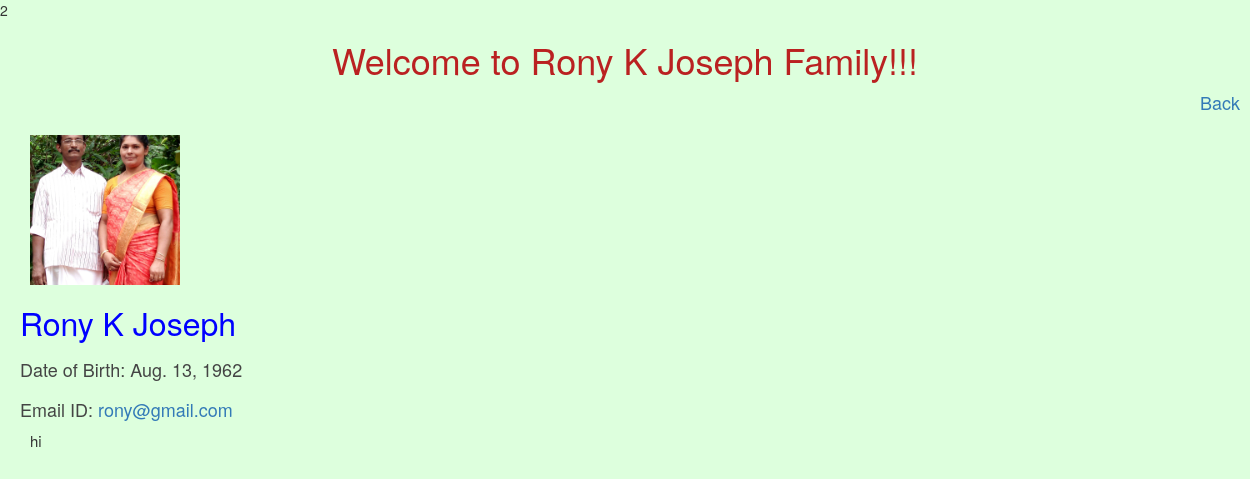
The page /Rony/ on the database its author committed.
### login/models.py (models this page shows)
class family(models.Model):
    FamilyHead = models.CharField(max_length=30)
    Name = models.CharField(max_length=30)
    DOB = models.DateField()
    Email = models.EmailField(max_length=254)
    Photo = models.ImageField(upload_to='MEDIA_ROOT/')
    Description = models.TextField()
    def __str__(self):
        return self.Name

### login/views.py (the view)
# urls.py: path('Rony/',views.Rony, name='Rony'),
def Rony(request):
    global users
    family1 = family.objects.filter(FamilyHead='Rony K Joseph', Name='Rony K Joseph')
    family2 = family.objects.filter(FamilyHead='Rony K Joseph', Name='Jessy Rony')
    family3 = family.objects.filter(FamilyHead='Rony K Joseph', Name='Anu Rony')
    family4 = family.objects.filter(FamilyHead='Rony K Joseph', Name='Linu Rony')
    family4 = family.objects.filter(FamilyHead='Rony K Joseph', Name='Jeffry Rony')
    return render(request, 'login/jose.html',
                  {'family1': family1, 'family2': family2, 'family3': family3, 'family4': family4,'users':users})

### login/templates/login/jose.html (shortened to what this page needs)
{%extends 'login/base.html'%}
{% block content %}
{% load static %}
{{no|default:2}}
{% for family in family1 %}
    <h1 class="h1"><center>Welcome to {{family.FamilyHead}} Family!!!</center></h1>
<a href="{% url 'back' pageno=2 %}" class="images">Back</a><br/><br/>
    <img class="im1" src="{{MEDIA_URL}}/{{family.Photo}}"  >
    <h2 class="h2">{{family}}</h2>
    <h2 class="h3">Date of Birth:  {{family.DOB}}</h2>
<h2 class="h3">Email ID:  <a href="mailto:{{family.Email}}">{{family.Email}}</a></h2>
<p class ="pjose">{{family.Description}}</p>
{% endfor %}
{% endblock%}

### login/static/login/Login.css (style rules this page uses)
.pjose { padding-left: 30px; font-size: 15px; }
.h1 { color: #ba2121; }
.bodypro { background-color: #ddffdd; }
.images { padding-left: 1200px; padding-right: 0px; font-size: large; }
.h2 { color: blue; font-size: xx-large; padding-left: 20px; }
.im1 { padding-left: 30px; height: 150px; widows: initial; }
.h3 { color: #444444; font-size: large; padding-left: 20px; }

### rows shown on the page
family: FamilyHead "Rony K Joseph", Photo (picture), Name "Rony K Joseph", DOB "Aug. 13, 1962", Email "rony@gmail.com", Description "hi"

### other values the page prints
{{ no|default:2 }} "2"
